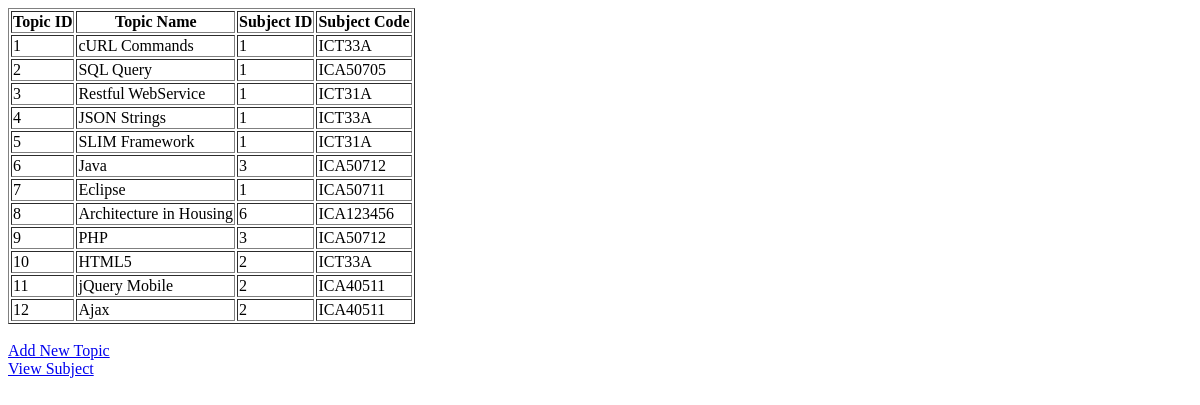
The page /php/topics/all_topics.php on the database as committed earlier.
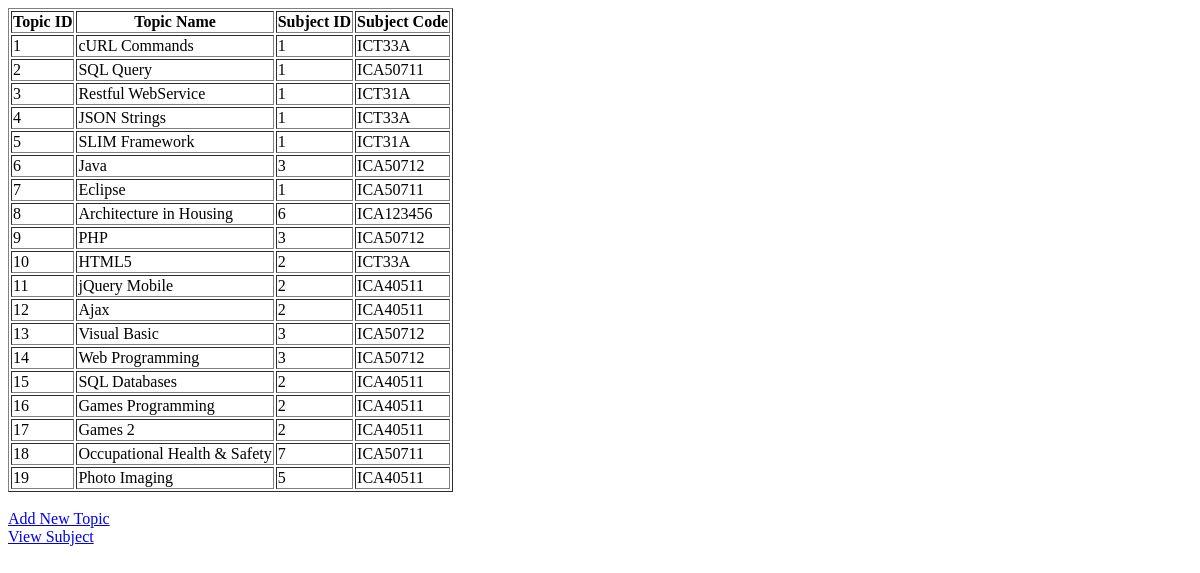
The same page on the database as committed later.
### tables this page shows
CREATE TABLE `topic` (
  `TopicID` int(5) NOT NULL AUTO_INCREMENT,
  `TopicName` varchar(50) NOT NULL,
  `SubjectID` int(11) NOT NULL,
  `SubjectCode` varchar(50) NOT NULL,
  `deletionStatus` tinyint(1) NOT NULL COMMENT '0 = display, 1 = not display',
  `dateupdated` date NOT NULL,
  PRIMARY KEY (`TopicID`),
  KEY `FK_topicsub` (`SubjectID`)
);

### php/topics/all_topics.php (the view, shortened to what this page needs)
<!DOCTYPE html PUBLIC "-//W3C//DTD XHTML 1.0 Transitional//EN" "http://www.w3.org/TR/xhtml1/DTD/xhtml1-transitional.dtd">
<html xmlns="http://www.w3.org/1999/xhtml">
<head>
</head>
<body>
<?php
$query = mysql_query("SELECT * FROM topic")
	or die("Problem Reading Database". mysql_error());
	echo '<table border="1">';
	echo '<th>Topic ID</th><th>Topic Name</th><th>Subject ID</th><th>Subject Code</th>';
	while($row = mysql_fetch_assoc($query))
	{
		echo '<tr>';
		echo '<td>'.$row['TopicID'].'</td>';
		echo '<td>'.$row['TopicName'].'</td>';
		echo '<td>'.$row['SubjectID'].'</td>';
		echo '<td>'.$row['SubjectCode'].'</td>';
		echo '</tr>';
	}
	echo '</table>';
	echo '<br />';
	echo '<a href="newtopic.html">Add New Topic</a>';
	echo '<br />';
	echo '<a href="viewSubject.html">View Subject</a>';
?>
</body>
</html>

Rows that differ between the two databases and show on the page:
changed topic "SQL Query": SubjectCode "ICA50705" → "ICA50711"
added topic: TopicID "13", TopicName "Visual Basic", SubjectID "3", SubjectCode "ICA50712"
added topic: TopicID "14", TopicName "Web Programming", SubjectID "3", SubjectCode "ICA50712"
added topic: TopicID "15", TopicName "SQL Databases", SubjectID "2", SubjectCode "ICA40511"
added topic: TopicID "16", TopicName "Games Programming", SubjectID "2", SubjectCode "ICA40511"
added topic: TopicID "17", TopicName "Games 2", SubjectID "2", SubjectCode "ICA40511"
added topic: TopicID "18", TopicName "Occupational Health & Safety", SubjectID "7", SubjectCode "ICA50711"
added topic: TopicID "19", TopicName "Photo Imaging", SubjectID "5", SubjectCode "ICA40511"
